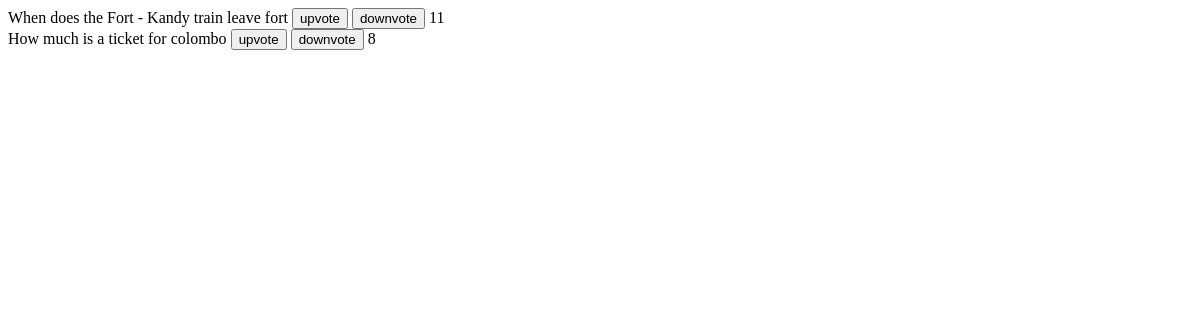
The page /posts.php on the database as committed earlier.
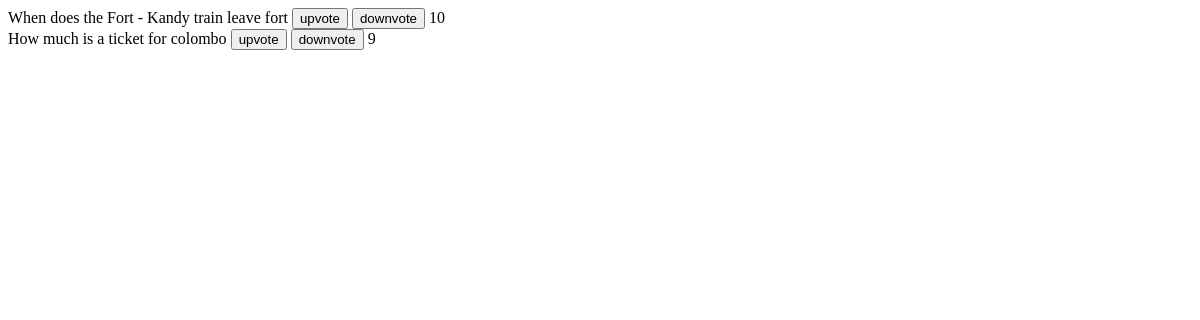
The same page on the database as committed later.
### tables this page shows
CREATE TABLE IF NOT EXISTS `post` (
  `post_id` int(11) NOT NULL AUTO_INCREMENT,
  `title` varchar(100) NOT NULL,
  `votes` int(11) NOT NULL,
  PRIMARY KEY (`post_id`)
);

### posts.php (the view, shortened to what this page needs)
<?php
	include 'lib/database.php';
	$str = "SELECT `post_id`, `title`, `votes` FROM `post`";
	$result = mysqli_query($conn, $str) or die("error");
?>
<!DOCTYPE html>
<html>
<head>
</head>
<body>
<?php
	while($row=mysqli_fetch_assoc($result))
	{
?>
		<span id="title"><?php echo $row['title']; ?></span> <button onclick="upvote(<?php echo $row['post_id']; ?>);"> upvote </button> <button onclick="downvote(<?php echo $row['post_id']; ?>);"> downvote </button> <span id="<?php echo 'post_'.$row['post_id'] ?>"><?php echo $row['votes'] ?></span><br />
<?php
	}
?>
</body>
</html>

Rows that differ between the two databases and show on the page:
changed post "When does the Fort - Kandy train leave fort": votes "11" → "10"
changed post "How much is a ticket for colombo": votes "8" → "9"
